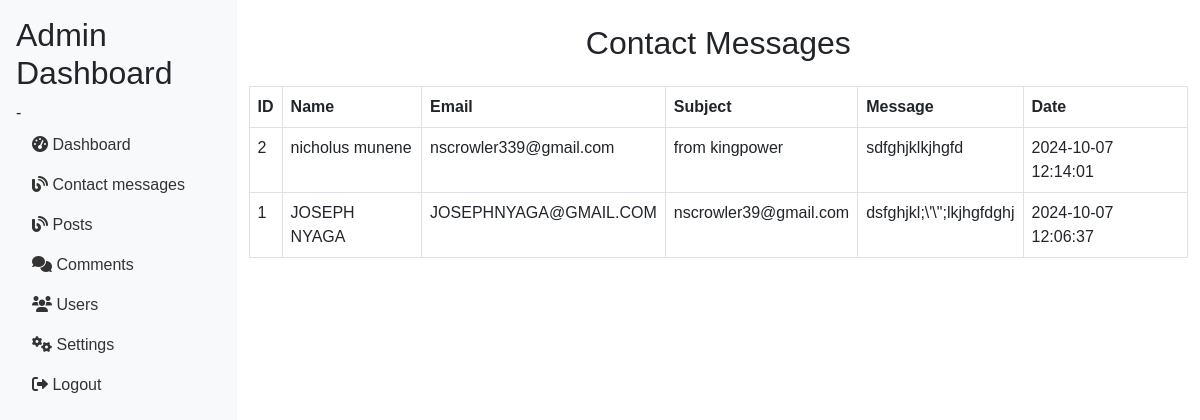
Screenshot of /admincontact.php (signed in) with the database file from the repository.
### tables this page shows
CREATE TABLE `contacts` (
  `id` int NOT NULL,
  `name` varchar(100) NOT NULL,
  `email` varchar(100) NOT NULL,
  `subject` varchar(255) NOT NULL,
  `message` text NOT NULL,
  `created_at` timestamp NULL DEFAULT CURRENT_TIMESTAMP
);

### admincontact.php (the view, shortened to what this page needs)
<?php
include("db.php");
$sql = "SELECT * FROM contacts ORDER BY created_at DESC";
$result = $conn->query($sql);
if ($result->num_rows > 0) {
    echo '<div class="container mt-4">';
    echo '<h2 class="text-center">Contact Messages</h2>';
    echo '<table class="table table-bordered mt-4">';
    echo '<thead>';
    echo '<tr>';
    echo '<th>ID</th>';
    echo '<th>Name</th>';
    echo '<th>Email</th>';
    echo '<th>Subject</th>';
    echo '<th>Message</th>';
    echo '<th>Date</th>';
    echo '</tr>';
    echo '</thead>';
    echo '<tbody>';
    while ($row = $result->fetch_assoc()) {
        echo '<tr>';
        echo '<td>' . htmlspecialchars($row['id']) . '</td>';
        echo '<td>' . htmlspecialchars($row['name']) . '</td>';
        echo '<td>' . htmlspecialchars($row['email']) . '</td>';
        echo '<td>' . htmlspecialchars($row['subject']) . '</td>';
        echo '<td>' . htmlspecialchars($row['message']) . '</td>';
        echo '<td>' . htmlspecialchars($row['created_at']) . '</td>';
        echo '</tr>';
    }
    echo '</tbody>';
    echo '</table>';
    echo '</div>';
} else {
    echo '<div class="container mt-4"><h2 class="text-center">No contact messages found.</h2></div>';
}
$content = ob_get_clean();
include("layout.php");
?>

### layout.php (shortened to what this page needs)
<!DOCTYPE html>
<html lang="en">
<head>
    <link rel="stylesheet" href="https://cdn.jsdelivr.net/npm/bootstrap@5.3.0-alpha1/dist/css/bootstrap.min.css">
    <link rel="stylesheet" href="https://cdnjs.cloudflare.com/ajax/libs/font-awesome/6.0.0-beta3/css/all.min.css">
</head>
<body>
    <div class="d-flex">
        <nav class="sidebar bg-light p-3">
            <h2>Admin Dashboard</h2>
            <ul class="nav flex-column">-
                <li class="nav-item">
                    <a class="nav-link" href="dashboard.php"><i class="fas fa-tachometer-alt"></i> Dashboard</a>
                </li>
                <li class="nav-item">
                    <a class="nav-link" href="admincontact.php"><i class="fas fa-blog"></i> Contact messages</a>
                </li>
                <li class="nav-item">
                    <a class="nav-link" href="posts.php"><i class="fas fa-blog"></i> Posts</a>
                </li>
                <li class="nav-item">
                    <a class="nav-link" href="#"><i class="fas fa-comments"></i> Comments</a>
                </li>
                <li class="nav-item">
                    <a class="nav-link" href="#"><i class="fas fa-users"></i> Users</a>
                </li>
                <li class="nav-item">
                    <a class="nav-link" href="#"><i class="fas fa-cogs"></i> Settings</a>
                </li>
                <li class="nav-item">
                    <a class="nav-link" href="logout.php"><i class="fas fa-sign-out-alt"></i> Logout</a>
                </li>
            </ul>
        </nav>
         <?php echo $content?>
</body>
</html>

### layout.php (style rules this page uses)
body { font-family: Arial, sans-serif; }
.sidebar { min-height: 100vh; }
.sidebar a { text-decoration: none; color: #333; }

### rows the page displays
contacts: id "2", name "nicholus munene", email "nscrowler339@gmail.com", subject "from kingpower", message "sdfghjklkjhgfd", created_at "2024-10-07 12:14:01"
contacts: id "1", name "JOSEPH NYAGA", email "JOSEPHNYAGA@GMAIL.COM", subject "nscrowler39@gmail.com", message "dsfghjkl;\\'\\\";lkjhgfdghj", created_at "2024-10-07 12:06:37"
